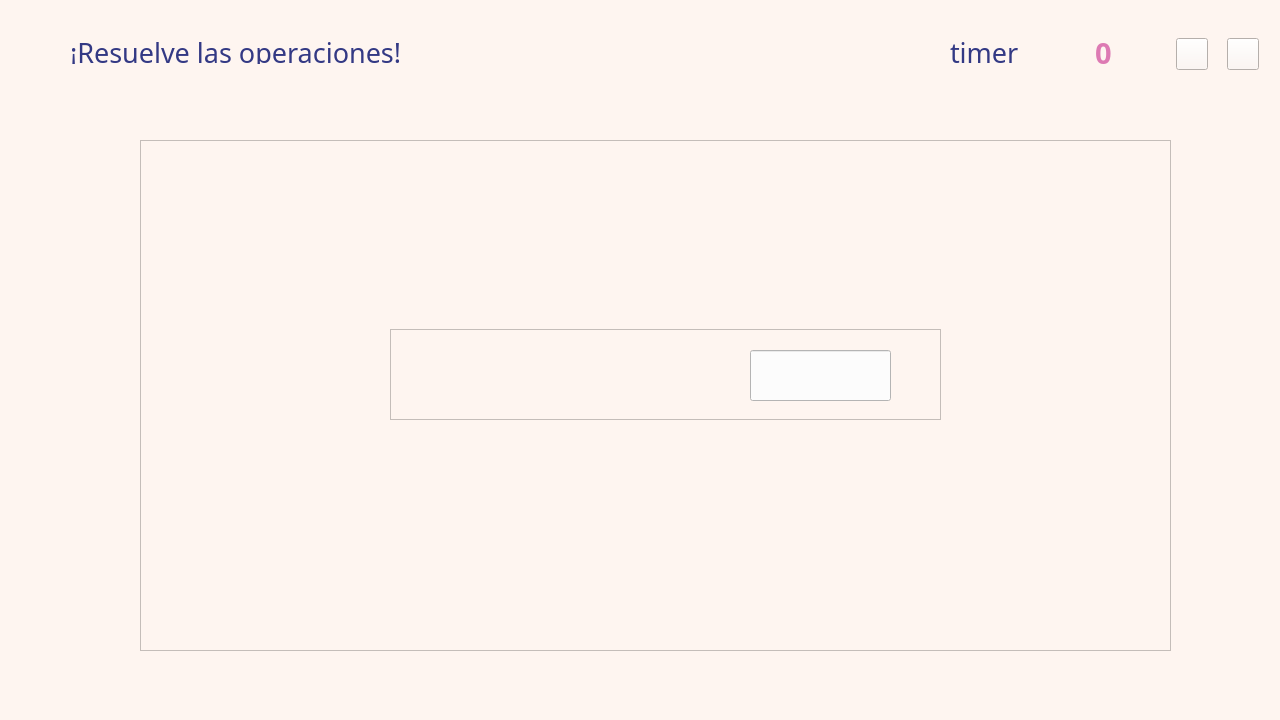
<?xml version="1.0" encoding="UTF-8"?>
<ui version="4.0">
 <class>LogicGame</class>
 <widget class="QMainWindow" name="LogicGame">
  <property name="geometry">
   <rect>
    <x>0</x>
    <y>0</y>
    <width>1280</width>
    <height>720</height>
   </rect>
  </property>
  <property name="windowTitle">
   <string>NeuroGame - Aritmética</string>
  </property>
  <property name="styleSheet">
   <string notr="true">background-color: rgb(254, 245, 240);</string>
  </property>
  <widget class="QWidget" name="centralwidget">
   <widget class="QLabel" name="timer_text">
    <property name="geometry">
     <rect>
      <x>950</x>
      <y>37</y>
      <width>91</width>
      <height>31</height>
     </rect>
    </property>
    <property name="font">
     <font>
      <family>Montserrat</family>
      <pointsize>20</pointsize>
      <bold>false</bold>
     </font>
    </property>
    <property name="styleSheet">
     <string notr="true">color: rgb(51, 57, 132);</string>
    </property>
    <property name="text">
     <string>timer</string>
    </property>
   </widget>
   <widget class="QPushButton" name="sound">
    <property name="geometry">
     <rect>
      <x>1227</x>
      <y>38</y>
      <width>32</width>
      <height>32</height>
     </rect>
    </property>
    <property name="styleSheet">
     <string notr="true">border-image: url(:/assets/images/volume_down.png);</string>
    </property>
    <property name="text">
     <string/>
    </property>
   </widget>
   <widget class="QPushButton" name="music">
    <property name="geometry">
     <rect>
      <x>1176</x>
      <y>38</y>
      <width>32</width>
      <height>32</height>
     </rect>
    </property>
    <property name="cursor">
     <cursorShape>PointingHandCursor</cursorShape>
    </property>
    <property name="styleSheet">
     <string notr="true">border-image: url(:/assets/images/music.png);</string>
    </property>
    <property name="text">
     <string/>
    </property>
   </widget>
   <widget class="QLabel" name="score">
    <property name="geometry">
     <rect>
      <x>1070</x>
      <y>20</y>
      <width>67</width>
      <height>66</height>
     </rect>
    </property>
    <property name="font">
     <font>
      <family>Montserrat</family>
      <pointsize>22</pointsize>
      <bold>true</bold>
     </font>
    </property>
    <property name="styleSheet">
     <string notr="true">border-image: url(:/assets/images/star.png);
color: rgb(221, 122, 179);</string>
    </property>
    <property name="text">
     <string>&lt;html&gt;&lt;head/&gt;&lt;body&gt;&lt;p&gt;0&lt;/p&gt;&lt;/body&gt;&lt;/html&gt;</string>
    </property>
    <property name="alignment">
     <set>Qt::AlignmentFlag::AlignCenter</set>
    </property>
   </widget>
   <widget class="QLabel" name="intructions">
    <property name="geometry">
     <rect>
      <x>70</x>
      <y>40</y>
      <width>581</width>
      <height>24</height>
     </rect>
    </property>
    <property name="font">
     <font>
      <family>Montserrat</family>
      <pointsize>20</pointsize>
     </font>
    </property>
    <property name="styleSheet">
     <string notr="true">color: rgb(51, 57, 132);</string>
    </property>
    <property name="text">
     <string>¡Resuelve las operaciones!</string>
    </property>
   </widget>
   <widget class="QFrame" name="frame">
    <property name="geometry">
     <rect>
      <x>140</x>
      <y>140</y>
      <width>1031</width>
      <height>511</height>
     </rect>
    </property>
    <property name="frameShape">
     <enum>QFrame::Shape::StyledPanel</enum>
    </property>
    <property name="frameShadow">
     <enum>QFrame::Shadow::Raised</enum>
    </property>
    <widget class="QLabel" name="previous_addend_1">
     <property name="geometry">
      <rect>
       <x>290</x>
       <y>120</y>
       <width>67</width>
       <height>51</height>
      </rect>
     </property>
     <property name="font">
      <font>
       <family>Montserrat</family>
       <pointsize>36</pointsize>
       <bold>true</bold>
      </font>
     </property>
     <property name="styleSheet">
      <string notr="true">color: rgb(51, 57, 132);</string>
     </property>
     <property name="text">
      <string/>
     </property>
    </widget>
    <widget class="QLabel" name="previous_addend_2">
     <property name="geometry">
      <rect>
       <x>445</x>
       <y>119</y>
       <width>67</width>
       <height>51</height>
      </rect>
     </property>
     <property name="font">
      <font>
       <family>Montserrat</family>
       <pointsize>36</pointsize>
       <bold>true</bold>
      </font>
     </property>
     <property name="styleSheet">
      <string notr="true">color: rgb(51, 57, 132);</string>
     </property>
     <property name="text">
      <string/>
     </property>
    </widget>
    <widget class="QLabel" name="previous_equal">
     <property name="geometry">
      <rect>
       <x>550</x>
       <y>120</y>
       <width>67</width>
       <height>51</height>
      </rect>
     </property>
     <property name="font">
      <font>
       <family>Montserrat</family>
       <pointsize>36</pointsize>
       <bold>true</bold>
      </font>
     </property>
     <property name="styleSheet">
      <string notr="true">color: rgb(51, 57, 132);</string>
     </property>
     <property name="text">
      <string/>
     </property>
    </widget>
    <widget class="QLabel" name="previous_result">
     <property name="geometry">
      <rect>
       <x>625</x>
       <y>118</y>
       <width>67</width>
       <height>51</height>
      </rect>
     </property>
     <property name="font">
      <font>
       <family>Montserrat</family>
       <pointsize>36</pointsize>
       <bold>true</bold>
      </font>
     </property>
     <property name="styleSheet">
      <string notr="true">color: rgb(51, 57, 132);</string>
     </property>
     <property name="text">
      <string/>
     </property>
    </widget>
    <widget class="QLabel" name="current_equal">
     <property name="geometry">
      <rect>
       <x>550</x>
       <y>210</y>
       <width>67</width>
       <height>51</height>
      </rect>
     </property>
     <property name="font">
      <font>
       <family>Montserrat</family>
       <pointsize>36</pointsize>
       <bold>true</bold>
      </font>
     </property>
     <property name="styleSheet">
      <string notr="true">color: rgb(51, 57, 132);</string>
     </property>
     <property name="text">
      <string/>
     </property>
    </widget>
    <widget class="QLabel" name="current_addend_2">
     <property name="geometry">
      <rect>
       <x>450</x>
       <y>210</y>
       <width>67</width>
       <height>51</height>
      </rect>
     </property>
     <property name="font">
      <font>
       <family>Montserrat</family>
       <pointsize>36</pointsize>
       <bold>true</bold>
      </font>
     </property>
     <property name="styleSheet">
      <string notr="true">color: rgb(51, 57, 132);</string>
     </property>
     <property name="text">
      <string/>
     </property>
    </widget>
    <widget class="QLabel" name="current_addend_1">
     <property name="geometry">
      <rect>
       <x>290</x>
       <y>210</y>
       <width>67</width>
       <height>51</height>
      </rect>
     </property>
     <property name="font">
      <font>
       <family>Montserrat</family>
       <pointsize>36</pointsize>
       <bold>true</bold>
      </font>
     </property>
     <property name="styleSheet">
      <string notr="true">color: rgb(51, 57, 132);</string>
     </property>
     <property name="text">
      <string/>
     </property>
    </widget>
    <widget class="QLabel" name="incoming_equal">
     <property name="geometry">
      <rect>
       <x>550</x>
       <y>310</y>
       <width>67</width>
       <height>51</height>
      </rect>
     </property>
     <property name="font">
      <font>
       <family>Montserrat</family>
       <pointsize>36</pointsize>
       <bold>true</bold>
      </font>
     </property>
     <property name="styleSheet">
      <string notr="true">color: rgb(51, 57, 132);</string>
     </property>
     <property name="text">
      <string/>
     </property>
    </widget>
    <widget class="QLabel" name="incoming_addend_2">
     <property name="geometry">
      <rect>
       <x>450</x>
       <y>311</y>
       <width>67</width>
       <height>51</height>
      </rect>
     </property>
     <property name="font">
      <font>
       <family>Montserrat</family>
       <pointsize>36</pointsize>
       <bold>true</bold>
      </font>
     </property>
     <property name="styleSheet">
      <string notr="true">color: rgb(51, 57, 132);</string>
     </property>
     <property name="text">
      <string/>
     </property>
    </widget>
    <widget class="QLabel" name="incoming_addend_1">
     <property name="geometry">
      <rect>
       <x>290</x>
       <y>310</y>
       <width>67</width>
       <height>51</height>
      </rect>
     </property>
     <property name="font">
      <font>
       <family>Montserrat</family>
       <pointsize>36</pointsize>
       <bold>true</bold>
      </font>
     </property>
     <property name="styleSheet">
      <string notr="true">color: rgb(51, 57, 132);</string>
     </property>
     <property name="text">
      <string/>
     </property>
    </widget>
    <widget class="QLabel" name="previous_opeation">
     <property name="geometry">
      <rect>
       <x>370</x>
       <y>120</y>
       <width>67</width>
       <height>51</height>
      </rect>
     </property>
     <property name="font">
      <font>
       <family>Montserrat</family>
       <pointsize>36</pointsize>
       <bold>true</bold>
      </font>
     </property>
     <property name="styleSheet">
      <string notr="true">color: rgb(51, 57, 132);</string>
     </property>
     <property name="text">
      <string/>
     </property>
    </widget>
    <widget class="QLabel" name="current_operation">
     <property name="geometry">
      <rect>
       <x>370</x>
       <y>210</y>
       <width>67</width>
       <height>51</height>
      </rect>
     </property>
     <property name="font">
      <font>
       <family>Montserrat</family>
       <pointsize>36</pointsize>
       <bold>true</bold>
      </font>
     </property>
     <property name="styleSheet">
      <string notr="true">color: rgb(51, 57, 132);</string>
     </property>
     <property name="text">
      <string/>
     </property>
    </widget>
    <widget class="QLabel" name="incoming_opeation">
     <property name="geometry">
      <rect>
       <x>370</x>
       <y>310</y>
       <width>67</width>
       <height>51</height>
      </rect>
     </property>
     <property name="font">
      <font>
       <family>Montserrat</family>
       <pointsize>36</pointsize>
       <bold>true</bold>
      </font>
     </property>
     <property name="styleSheet">
      <string notr="true">color: rgb(51, 57, 132);</string>
     </property>
     <property name="text">
      <string/>
     </property>
    </widget>
    <widget class="QLineEdit" name="user_input">
     <property name="geometry">
      <rect>
       <x>610</x>
       <y>210</y>
       <width>141</width>
       <height>51</height>
      </rect>
     </property>
     <property name="font">
      <font>
       <family>Montserrat</family>
       <pointsize>36</pointsize>
       <bold>true</bold>
      </font>
     </property>
     <property name="styleSheet">
      <string notr="true">background-color: rgb(252, 252, 252);
color: rgb(69, 69, 229);</string>
     </property>
     <property name="maxLength">
      <number>4</number>
     </property>
    </widget>
    <widget class="QFrame" name="frame_2">
     <property name="geometry">
      <rect>
       <x>250</x>
       <y>189</y>
       <width>551</width>
       <height>91</height>
      </rect>
     </property>
     <property name="styleSheet">
      <string notr="true">border-color: rgb(69, 69, 229);</string>
     </property>
     <property name="frameShape">
      <enum>QFrame::Shape::StyledPanel</enum>
     </property>
     <property name="frameShadow">
      <enum>QFrame::Shadow::Raised</enum>
     </property>
    </widget>
    <widget class="QLabel" name="feedback">
     <property name="geometry">
      <rect>
       <x>840</x>
       <y>200</y>
       <width>64</width>
       <height>64</height>
      </rect>
     </property>
     <property name="text">
      <string/>
     </property>
    </widget>
    <zorder>frame_2</zorder>
    <zorder>previous_addend_1</zorder>
    <zorder>previous_addend_2</zorder>
    <zorder>previous_equal</zorder>
    <zorder>previous_result</zorder>
    <zorder>current_equal</zorder>
    <zorder>current_addend_2</zorder>
    <zorder>current_addend_1</zorder>
    <zorder>incoming_equal</zorder>
    <zorder>incoming_addend_2</zorder>
    <zorder>incoming_addend_1</zorder>
    <zorder>previous_opeation</zorder>
    <zorder>current_operation</zorder>
    <zorder>incoming_opeation</zorder>
    <zorder>user_input</zorder>
    <zorder>feedback</zorder>
   </widget>
   <widget class="QLabel" name="operation_number">
    <property name="geometry">
     <rect>
      <x>1180</x>
      <y>660</y>
      <width>81</width>
      <height>31</height>
     </rect>
    </property>
    <property name="font">
     <font>
      <family>Montserrat</family>
      <pointsize>16</pointsize>
     </font>
    </property>
    <property name="styleSheet">
     <string notr="true">color: rgb(221, 122, 179);</string>
    </property>
    <property name="text">
     <string/>
    </property>
   </widget>
   <zorder>frame</zorder>
   <zorder>timer_text</zorder>
   <zorder>sound</zorder>
   <zorder>music</zorder>
   <zorder>score</zorder>
   <zorder>intructions</zorder>
   <zorder>operation_number</zorder>
  </widget>
  <widget class="QStatusBar" name="statusbar"/>
 </widget>
 <resources/>
 <connections/>
</ui>
